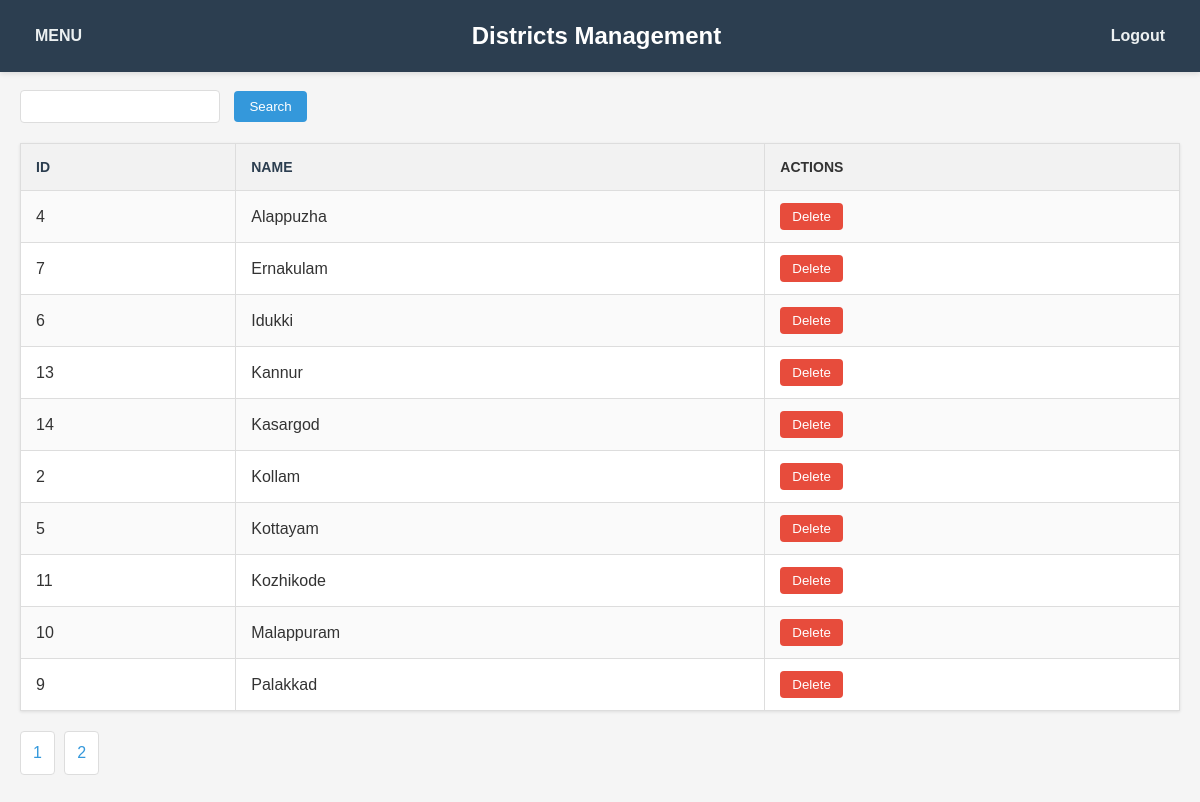
Page /admin/districts.php?sort=district_name&order=ASC (signed in) on the committed database.
### tables this page shows
CREATE TABLE `districts` (
  `district_id` int(11) NOT NULL,
  `district_name` varchar(100) NOT NULL
);

### admin/districts.php (the view, shortened to what this page needs)
<?php
require_once 'db_connect.php';
$items_per_page = 10;
$page = isset($_GET['page']) ? (int)$_GET['page'] : 1;
$offset = ($page - 1) * $items_per_page;
$search = isset($_GET['search']) ? $_GET['search'] : '';
$sort = isset($_GET['sort']) ? $_GET['sort'] : 'district_id';
$order = isset($_GET['order']) ? $_GET['order'] : 'ASC';
$allowed_sorts = ['district_id', 'district_name'];
$sort = in_array($sort, $allowed_sorts) ? $sort : 'district_id';
$count_stmt = $pdo->prepare("SELECT COUNT(*) FROM districts WHERE district_name LIKE ?");
$count_stmt->execute(["%$search%"]);
$total_items = $count_stmt->fetchColumn();
$total_pages = ceil($total_items / $items_per_page);
$stmt = $pdo->prepare("SELECT * FROM districts WHERE district_name LIKE ? ORDER BY $sort $order LIMIT ? OFFSET ?");
$stmt->bindValue(1, "%$search%", PDO::PARAM_STR);
$stmt->bindValue(2, (int)$items_per_page, PDO::PARAM_INT);
$stmt->bindValue(3, (int)$offset, PDO::PARAM_INT);
$stmt->execute();
$districts = $stmt->fetchAll(PDO::FETCH_ASSOC);
?>
<!DOCTYPE html>
<html>
<head>
</head>
<body>
    <div class="navbar">
        <a href="../admin/menu.php" class="logout-link">MENU</a>
        <h2>Districts Management</h2>
        <a href="../login/logout.php" class="logout-link">Logout</a>
    </div>
    <div class="container">
        <form method="GET">
            <input type="text" name="search" value="<?php echo htmlspecialchars($search); ?>">
            <input type="submit" value="Search">
        </form>
        <table>
            <tr>
                <th><a href="?sort=district_id&order=<?php echo $order === 'ASC' ? 'DESC' : 'ASC'; ?>">ID</a></th>
                <th><a href="?sort=district_name&order=<?php echo $order === 'ASC' ? 'DESC' : 'ASC'; ?>">Name</a></th>
                <th>Actions</th>
            </tr>
            <?php foreach ($districts as $district): ?>
                <tr>
                    <td><?php echo $district['district_id']; ?></td>
                    <td><?php echo htmlspecialchars($district['district_name']); ?></td>
                    <td>
                        <form method="POST" style="display:inline;">
                            <input type="submit" name="delete" value="Delete" onclick="return confirm('Are you sure?');">
                        </form>
                    </td>
                </tr>
            <?php endforeach; ?>
        </table>
        <?php
        for ($i = 1; $i <= $total_pages; $i++) {
            echo "<a href='?page=$i&sort=$sort&order=$order&search=" . urlencode($search) . "'>$i</a> ";
        }
        ?>
    </div>
</body>
</html>

### admin/districts.php (style rules this page uses)
* { margin: 0; padding: 0; box-sizing: border-box; }
body { font-family: Arial, sans-serif; background-color: #f5f5f5; color: #333; line-height: 1.6; }
.navbar { background-color: #2c3e50; padding: 15px 20px; position: fixed; top: 0; width: 100%; display: flex; justify-content: space-between; align-items: center; box-shadow: 0 2px 5px rgba(0, 0, 0, 0.1); }
.navbar h2 { color: white; margin: 0; }
.logout-link { color: #ecf0f1; text-decoration: none; font-weight: bold; padding: 8px 15px; border-radius: 4px; transition: background-color 0.3s; }
.container { padding: 90px 20px 20px; max-width: 1200px; margin: 0 auto; }
form { margin-bottom: 20px; }
input[type="text"] { padding: 8px; width: 200px; border: 1px solid #ddd; border-radius: 4px; margin-right: 10px; }
input[type="submit"] { padding: 8px 15px; background-color: #3498db; color: white; border: none; border-radius: 4px; cursor: pointer; transition: background-color 0.3s; }
table { border-collapse: collapse; width: 100%; margin: 20px 0; background-color: white; box-shadow: 0 1px 3px rgba(0, 0, 0, 0.1); }
th, td { border: 1px solid #ddd; padding: 12px 15px; text-align: left; }
th { background-color: #f2f2f2; font-weight: bold; text-transform: uppercase; font-size: 14px; }
tr:nth-child(even) { background-color: #fafafa; }
th a { color: #2c3e50; text-decoration: none; }
input[name="delete"] { background-color: #e74c3c; color: white; border: none; padding: 6px 12px; border-radius: 4px; cursor: pointer; transition: background-color 0.3s; }
.container>a { display: inline-block; padding: 8px 12px; margin: 0 5px 10px 0; background-color: white; color: #3498db; text-decoration: none; border: 1px solid #ddd; border-radius: 4px; transition: all 0.3s; }

### rows in the picture
districts: district_id "4", district_name "Alappuzha"
districts: district_id "7", district_name "Ernakulam"
districts: district_id "6", district_name "Idukki"
districts: district_id "13", district_name "Kannur"
districts: district_id "14", district_name "Kasargod"
districts: district_id "2", district_name "Kollam"
districts: district_id "5", district_name "Kottayam"
districts: district_id "11", district_name "Kozhikode"
districts: district_id "10", district_name "Malappuram"
districts: district_id "9", district_name "Palakkad"
